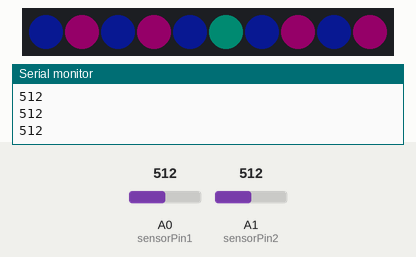
The sketch below on a simulated Adafruit Circuit Playground Express. Shown: 10 RGB LEDs in strip order, left to right, the last lines printed to the serial monitor. The inputs (shaded band) are chosen by the test bench; at power-on: A1 (sensorPin2) = 512, A0 (sensorPin1) = 512. Dim RGB values are drawn brighter than linear.

Above: at 1.2 s.
1.3 s: A1 (sensorPin2) set to 786
4.3 s: A1 (sensorPin2) set to 816
At 4.65 s:
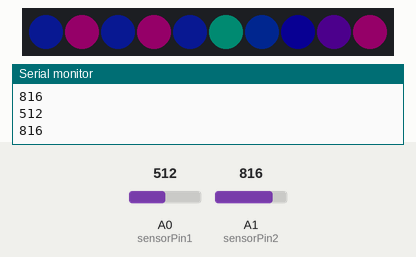
6.5 s: A0 (sensorPin1) set to 412
8.0 s: A0 (sensorPin1) set to 385
At 8.26 s:
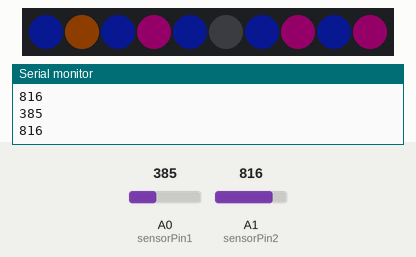
11.0 s: A0 (sensorPin1) set to 410
At 11.26 s:
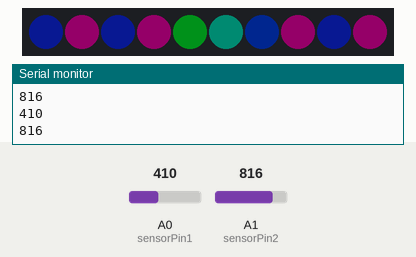
12.8 s: A0 (sensorPin1) set to 390
At 13.05 s:
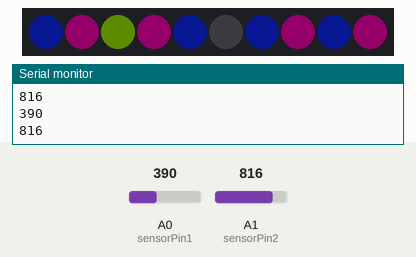

Measured:
- the behaviour switches between 799 and 800 on A1 (sensorPin2) (found by bisection; images 0 and 1)
- the behaviour switches between 400 and 399 on A0 (sensorPin1) (found by bisection; images 1 and 2)
- after the input at 8.0 s, the LEDs: first differ from a run without the input after 0.21 s (image 2)
- after the input at 11.0 s, the LEDs: change after 0.20 s (image 3)
- after the input at 12.8 s, the LEDs: first differ from a run without the input after 0.20 s (image 4)

The sketch:

cat_base.ino
```cpp
#include <Adafruit_CircuitPlayground.h>


int ledPin = 13; // select pin for LED


// we light one pixel at a time, this is our counter
uint8_t pixeln = 0;

int sensorPin1 = A0; // selects the inuput pin for the elbow_L sensor
int sensorPin2 = A1; // selects the input pin for the wrist_R sensor
int sensorValue1 = 0; // variable to store the value coming from the sensor
int sensorValue2 = 0; // variable to store the value coming from the sensor


void setup() {
  // initialize serial communication at 9600 bits per second:
  CircuitPlayground.begin(); // turn ON the Circuit
  Serial.begin(9600); // turn ON the circuit sensor
  pinMode(ledPin, INPUT); // activate the LED and incoming value


  CircuitPlayground.clearPixels();
  defaultCol();

}

void loop() {
  // turn off speaker when not in use
  CircuitPlayground.speaker.enable(false);


/* previous entries / was taking too long.  Delete if alternative is found
  CircuitPlayground.setPixelColor(0,0,0,0);
  CircuitPlayground.setPixelColor(1,0,0,0);
  CircuitPlayground.setPixelColor(2,0,0,0); */


  // read the value from the sensor;
  sensorValue1 = analogRead(sensorPin1);
  sensorValue2 = analogRead(sensorPin2);
  Serial.println(sensorValue1);
  Serial.println(sensorValue2);

  //turn the ledPin on
  digitalWrite(ledPin, HIGH);
  // stop the program for <sensorValue> milliseconds:
  delay(100);
  // turn the ledPin off:
  digitalWrite(ledPin, LOW);
  // stop the program for <sensorValue1> milliseconds:

/*  previous entries / was taking too long.  Delete if alternative is found
 if (sensorValue>=800) {
    CircuitPlayground.setPixelColor(0,150,90,150);
    CircuitPlayground.setPixelColor(1,10,163,200);
    CircuitPlayground.setPixelColor(2,90,16,200);
     delay(100); */


//for (int f =0; f<) {}

Serial.println(sensorValue1);
Serial.println(sensorValue2);

if (sensorValue1>=400) {
  rainbow();
  delay(10);
  } else {
  defaultCol();
  }

  if (sensorValue2>=800) {
  rainbow();
  delay(10);
  } else {
  defaultCol();
  }

}

void defaultCol() {

     CircuitPlayground.setPixelColor(0,15, 38, 228);
     CircuitPlayground.setPixelColor(1,255, 0, 179);
     CircuitPlayground.setPixelColor(2,15, 38, 228);
     CircuitPlayground.setPixelColor(3,255, 0, 179);
     CircuitPlayground.setPixelColor(4,15, 38, 228);
     CircuitPlayground.setPixelColor(3,255, 0, 179);
     CircuitPlayground.setPixelColor(6,15, 38, 228);
     CircuitPlayground.setPixelColor(7,255, 0, 179);
     CircuitPlayground.setPixelColor(8,15, 38, 228);
     CircuitPlayground.setPixelColor(9,255, 0, 179);
}

void rainbow() {

  CircuitPlayground.setPixelColor(pixeln++, CircuitPlayground.colorWheel(25 * pixeln));
  if (pixeln == 11) {
    pixeln = 0;
    CircuitPlayground.clearPixels();
    }

  }
void tempRed() {
   CircuitPlayground.setPixelColor(pixeln++, CircuitPlayground.colorWheel(2 * pixeln));
  if (pixeln == 11) {
    pixeln = 0;
    CircuitPlayground.clearPixels();
    }
}
```
